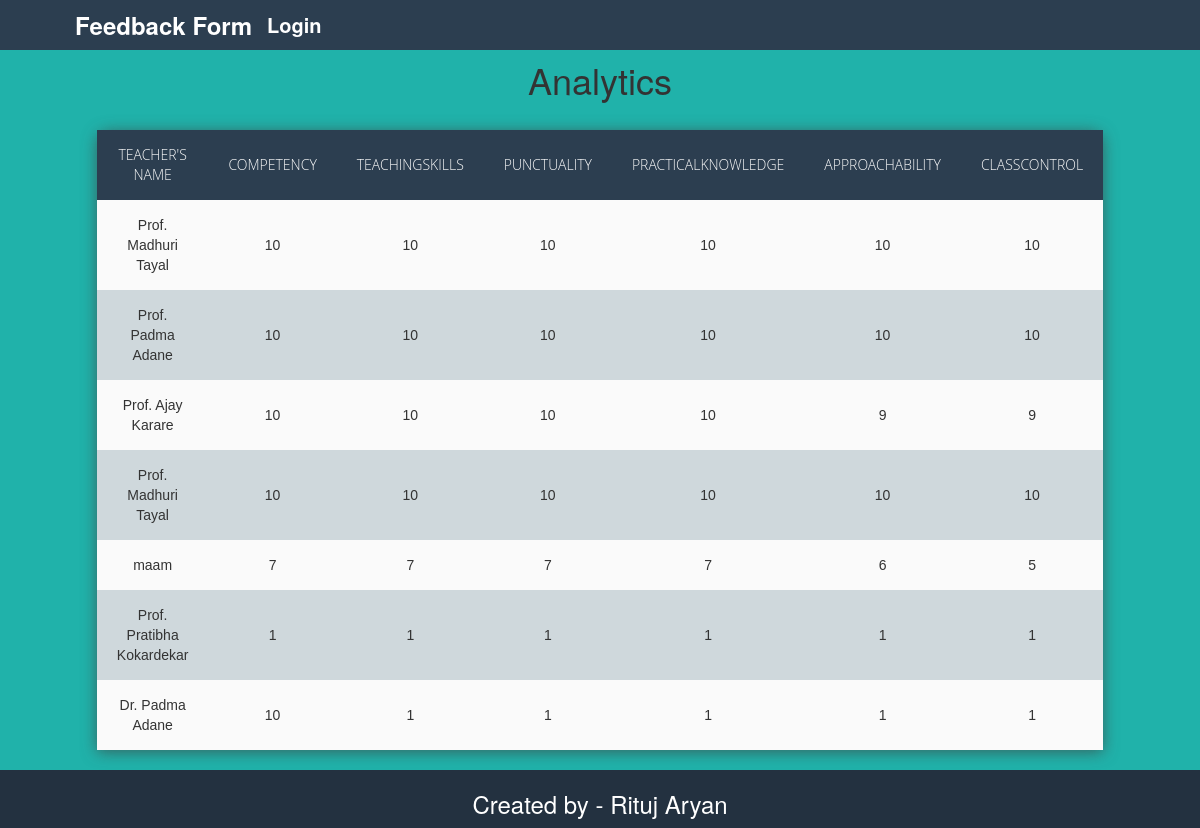
Page /analytics/ (signed in) on the committed database.
### feedback_app/models.py (models this page shows)
class Analytics(models.Model):
    name = models.CharField(max_length=40)
    competen = models.IntegerField(default = 1)
    teach = models.IntegerField(default = 1)
    punc = models.IntegerField(default = 1)
    prac = models.IntegerField(default = 1)
    approach = models.IntegerField(default = 1)
    classcontrol = models.IntegerField(default = 1)

### feedback_app/views.py (the view)
# urls.py: path('analytics/', views.analytics),
@login_required
def analytics(request):
    rows = Analytics.objects.all()
    user = request.user
    print(user)
    if user.is_staff:
        return render(request, 'analytics.html', {'data': rows})
    else:
        messages.info(request, 'Only teachers can access this page')
    return redirect('http://127.0.0.1:8000/login')

### feedback_app/templates/analytics.html (shortened to what this page needs)
{% load static %}
<!DOCTYPE html>
<html>
  <head>
    <link
      href="{% static 'bootstrap.min.css' %}"
      rel="stylesheet"
      type="text/css"
    />
  </head>
  <body style="text-align: center">
    <nav class="navbar navbar-default navbar-fixed-top navbar-custom">
      <div class="container-fluid">
        <div class="navbar-header">
          <a
            class="navbar-brand"
            href="https://ra-shorturl.herokuapp.com/"
            style="color: white; font-size: x-large"
            >Feedback Form</a
          >
          <a
            class="navbar-brand"
            href="https://ra-shorturl.herokuapp.com/"
            style="color: white; font-size: 20px"
            >Login</a
          >
        </div>
      </div>
    </nav>
    <br /><br />
    <h1>Analytics</h1>
    <br />
    <table style="margin: 0 auto">
      <thead>
        <tr>
          <th>Teacher's Name </th>
          <th>Competency</th>
          <th>TeachingSkills</th>
          <th>Punctuality</th>
          <th>PracticalKnowledge</th>
          <th>Approachability</th>
          <th>ClassControl</th>
        </tr>
      </thead>
      <tbody>
        {% for item in data %}
        <tr>
          <td>{{ item.name }}</td>
          <td>{{ item.competen }}</td>
          <td>{{ item.teach }}</td>
          <td>{{ item.punc }}</td>
          <td>{{ item.prac }}</td>
          <td>{{ item.approach }}</td>
          <td>{{ item.classcontrol }}</td>
        </tr>
        {% endfor %}
      </tbody>
    </table>
    <br />
    <footer class="text-center">
      <div class="container">
        <div class="row">
          <h3>
            Created by -
            <a href="#" target="_blank" style="color: white"> Rituj Aryan</a>
          </h3>
        </div>
      </div>
    </footer>
  </body>
</html>

### feedback_app/templates/analytics.html (style rules this page uses)
table { align-self: center; left: 50%; top: 50%; width: 60%; border-collapse: collapse; border-spacing: 0; box-shadow: 0 2px 15px rgba(64, 64, 64, 0.7); border-radius: 12px 12px 0 0; overflow-y: scroll; }
td, th { padding: 15px 20px; text-align: center; }
th { background-color: #2c3e50; color: #fafafa; font-family: "Open Sans", Sans-serif; font-weight: 200; text-transform: uppercase; }
tr { width: 100%; background-color: #fafafa; font-family: "Montserrat", sans-serif; }
tr:nth-child(even) { background-color: #cfd8dc; }
.navbar-custom { background: #2c3e50; font-family: "Montserrat", "Helvetica Neue", Helvetica, Arial, sans-serif; text-transform: none; font-weight: 700; font-size: x-large; border: none; padding-left: 5%; padding-right: 5%; color: white; width: 100%; }
body { background-color: lightseagreen; }
footer { color: white; width: 100%; position: relative; left: 0; bottom: 0; padding: 1px 1px; background-color: #233140; }

### rows in the picture
Analytics: name "Prof. Madhuri Tayal", competen "10", teach "10", punc "10", prac "10", approach "10", classcontrol "10"
Analytics: name "Prof. Padma Adane", competen "10", teach "10", punc "10", prac "10", approach "10", classcontrol "10"
Analytics: name "Prof. Ajay Karare", competen "10", teach "10", punc "10", prac "10", approach "9", classcontrol "9"
Analytics: name "Prof. Madhuri Tayal", competen "10", teach "10", punc "10", prac "10", approach "10", classcontrol "10"
Analytics: name "maam", competen "7", teach "7", punc "7", prac "7", approach "6", classcontrol "5"
Analytics: name "Prof. Pratibha Kokardekar", competen "1", teach "1", punc "1", prac "1", approach "1", classcontrol "1"
Analytics: name "Dr. Padma Adane", competen "10", teach "1", punc "1", prac "1", approach "1", classcontrol "1"
